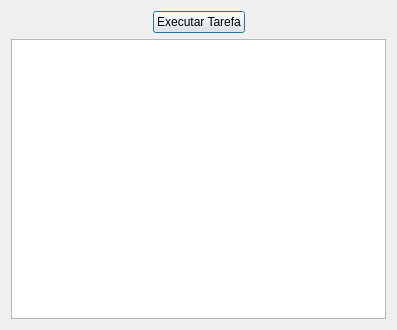
<?xml version="1.0" encoding="UTF-8"?>
<ui version="4.0">
 <class>MainDlgClass</class>
 <widget class="QDialog" name="MainDlgClass">
  <property name="geometry">
   <rect>
    <x>0</x>
    <y>0</y>
    <width>397</width>
    <height>330</height>
   </rect>
  </property>
  <property name="windowTitle">
   <string>Task - com exec (event loop do thread =&gt; bloqueia interface)</string>
  </property>
  <layout class="QVBoxLayout" name="verticalLayout">
   <item>
    <layout class="QHBoxLayout" name="horizontalLayout">
     <item>
      <spacer name="horizontalSpacer">
       <property name="orientation">
        <enum>Qt::Horizontal</enum>
       </property>
       <property name="sizeHint" stdset="0">
        <size>
         <width>40</width>
         <height>20</height>
        </size>
       </property>
      </spacer>
     </item>
     <item>
      <widget class="QPushButton" name="btnTask">
       <property name="text">
        <string>Executar Tarefa</string>
       </property>
      </widget>
     </item>
     <item>
      <spacer name="horizontalSpacer_2">
       <property name="orientation">
        <enum>Qt::Horizontal</enum>
       </property>
       <property name="sizeHint" stdset="0">
        <size>
         <width>40</width>
         <height>20</height>
        </size>
       </property>
      </spacer>
     </item>
    </layout>
   </item>
   <item>
    <widget class="QTextEdit" name="textResult">
     <property name="minimumSize">
      <size>
       <width>345</width>
       <height>234</height>
      </size>
     </property>
    </widget>
   </item>
  </layout>
 </widget>
 <layoutdefault spacing="6" margin="11"/>
 <resources/>
 <connections/>
</ui>
